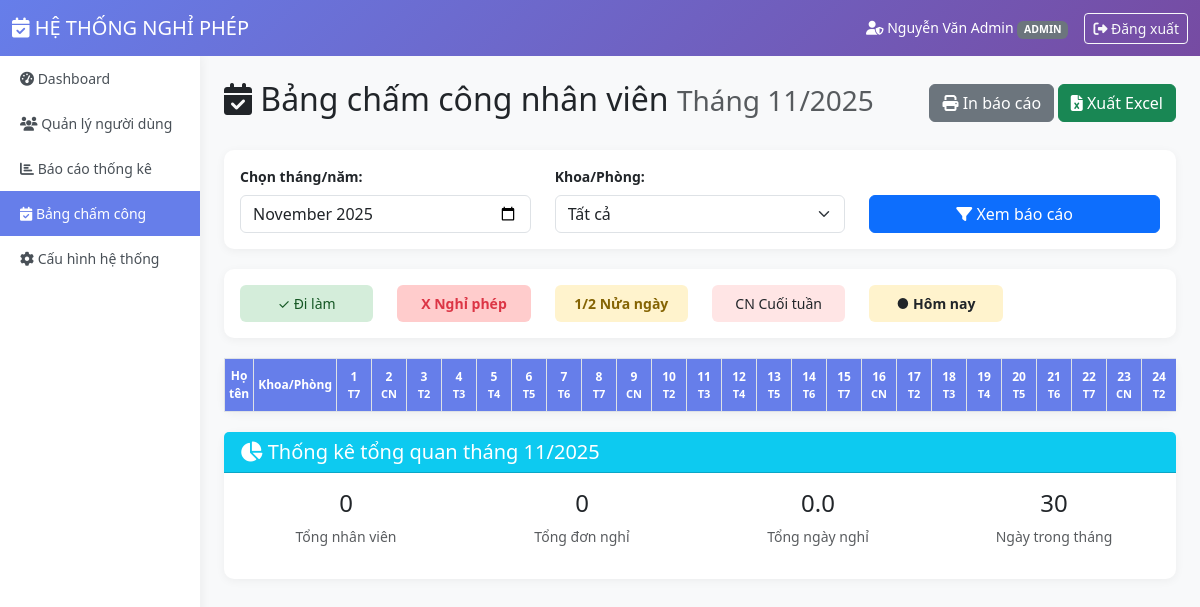
Before: /views/admin/employee_report.php?khoa_phong=Khoa Kinh tế (signed in) with the older database file.
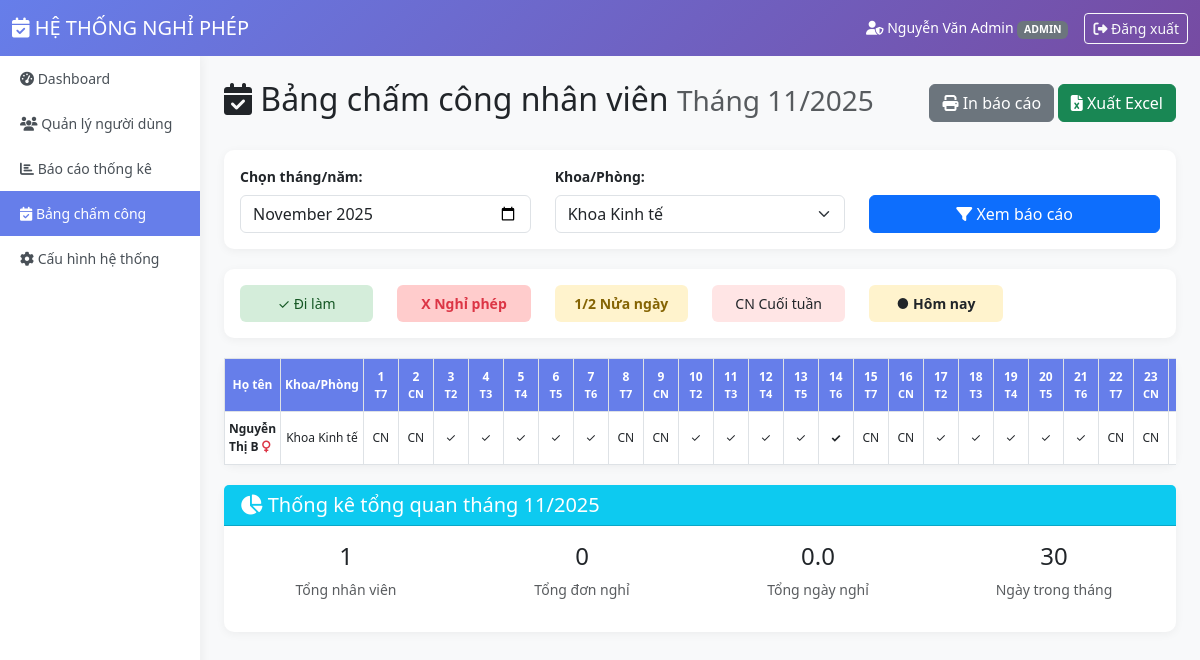
After: the same page with the newer database file.
### tables this page shows
CREATE TABLE `nguoidung` (
  `MaNguoiDung` varchar(50) NOT NULL,
  `TenDangNhap` varchar(50) NOT NULL,
  `MatKhau` varchar(255) NOT NULL,
  `HoTen` varchar(100) NOT NULL,
  `Email` varchar(100) NOT NULL,
  `GioiTinh` enum('Nam','Nu') DEFAULT 'Nam',
  `ViTri` varchar(100) NOT NULL,
  `KhoaPhong` varchar(100) DEFAULT NULL,
  `MaVaiTro` int(11) NOT NULL DEFAULT 2,
  `NamBatDauLamViec` datetime DEFAULT NULL,
  `SoNgayPhepNam` int(11) DEFAULT 12,
  `SoNgayPhepDaDung` decimal(5,1) DEFAULT 0.0,
  `SoNgayPhepTonNamTruoc` decimal(5,1) DEFAULT 0.0 COMMENT 'Số ngày phép tồn từ năm trước (chỉ dùng được trong Q1)',
  `NamPhepTon` int(11) DEFAULT NULL,
  `NgayTao` timestamp NOT NULL DEFAULT current_timestamp()
);

### includes/session.php (called while the page is built, shortened)
<?php
function isLoggedIn() {
    return isset($_SESSION['user_id']) && !empty($_SESSION['user_id']);
}
function hasRole($role) {
    return $_SESSION['role'] === $role;
}
?>

### views/admin/employee_report.php (the view, shortened to what the changed rows need)
<?php
require_once __DIR__ . '/../../includes/session.php';
$pdo = getDBConnection();
$currentUser = getCurrentUser();
$selectedMonth = isset($_GET['month']) ? $_GET['month'] : date('Y-m');
$selectedYear = date('Y', strtotime($selectedMonth . '-01'));
$selectedMonthNum = date('m', strtotime($selectedMonth . '-01'));
$khoaPhong = isset($_GET['khoa_phong']) ? $_GET['khoa_phong'] : 'all';
$daysInMonth = cal_days_in_month(CAL_GREGORIAN, $selectedMonthNum, $selectedYear);
$whereKhoaPhong = "";
$khoaPhongParam = null;
if (hasRole('MANAGER')) {
    $stmt = $pdo->prepare("SELECT KhoaPhong FROM NguoiDung WHERE MaNguoiDung = ?");
    $stmt->execute([$currentUser['id']]);
    $managerDept = $stmt->fetchColumn();
    $whereKhoaPhong = " AND n.KhoaPhong = ?";
    $khoaPhongParam = $managerDept;
} elseif ($khoaPhong !== 'all') {
    $whereKhoaPhong = " AND n.KhoaPhong = ?";
    $khoaPhongParam = $khoaPhong;
}
$sql = "
    SELECT
        n.MaNguoiDung,
        n.HoTen,
        n.Email,
        n.KhoaPhong,
        n.ViTri,
        n.GioiTinh,
        n.SoNgayPhepNam,
        n.SoNgayPhepDaDung,
        (n.SoNgayPhepNam - n.SoNgayPhepDaDung) as SoNgayPhepConLai,
        v.TenVaiTro
    FROM NguoiDung n
    JOIN VaiTro v ON n.MaVaiTro = v.MaVaiTro
    WHERE v.TenVaiTro = 'USER'
    $whereKhoaPhong
    ORDER BY n.KhoaPhong, n.HoTen
";
$stmt = $pdo->prepare($sql);
$params = [];
if ($khoaPhongParam) {
    $params[] = $khoaPhongParam;
}
$stmt->execute($params);
$employees = $stmt->fetchAll();
$leavesByUser = [];
function isDateInLeave($date, $leaves) {
    return ['isLeave' => false];
}
$danhSachKhoaPhong = $pdo->query("
    SELECT DISTINCT KhoaPhong
    FROM NguoiDung
    WHERE KhoaPhong IS NOT NULL
    ORDER BY KhoaPhong
")->fetchAll(PDO::FETCH_COLUMN);
?>
<!DOCTYPE html>
<html lang="vi">
<head>
    <link href="https://cdn.jsdelivr.net/npm/bootstrap@5.3.0/dist/css/bootstrap.min.css" rel="stylesheet">
    <link rel="stylesheet" href="https://cdnjs.cloudflare.com/ajax/libs/font-awesome/6.4.0/css/all.min.css">
</head>
<body>
    <div class="container-fluid">
        <div class="row">
            <div class="col-md-10 p-4">
                <div class="d-flex justify-content-between align-items-center mb-4">
                    <h2>
                        <i class="fas fa-calendar-check"></i> Bảng chấm công nhân viên
                        <small class="text-muted">Tháng <?= $selectedMonthNum ?>/<?= $selectedYear ?></small>
                    </h2>
                </div>
                <div class="card no-print">
                    <div class="card-body">
                        <form method="GET" action="">
                            <div class="row">
                                <?php if (hasRole('ADMIN')): ?>
                                <div class="col-md-4">
                                    <label class="form-label fw-bold">Khoa/Phòng:</label>
                                    <select class="form-select" name="khoa_phong">
                                        <option value="all" <?= $khoaPhong === 'all' ? 'selected' : '' ?>>Tất cả</option>
                                        <?php foreach ($danhSachKhoaPhong as $dept): ?>
                                        <option value="<?= htmlspecialchars($dept) ?>"
                                                <?= $khoaPhong === $dept ? 'selected' : '' ?>>
                                            <?= htmlspecialchars($dept) ?>
                                        </option>
                                        <?php endforeach; ?>
                                    </select>
                                </div>
                                <?php endif; ?>
                            </div>
                        </form>
                    </div>
                </div>
                <div class="card">
                    <div class="card-body p-0">
                        <div class="table-container">
                            <table class="table table-bordered attendance-table mb-0" id="attendanceTable">
                                <thead>
                                    <tr>
                                        <th rowspan="2" class="sticky-col" style="width: 150px;">Họ tên</th>
                                        <th rowspan="2" style="width: 120px;">Khoa/Phòng</th>
                                        <?php for ($day = 1; $day <= $daysInMonth; $day++): ?>
                                            <?php
                                            $currentDate = "$selectedYear-$selectedMonthNum-" . str_pad($day, 2, '0', STR_PAD_LEFT);
                                            $dayOfWeek = date('w', strtotime($currentDate));
                                            $isWeekend = ($dayOfWeek == 0 || $dayOfWeek == 6);
                                            $isToday = ($currentDate == date('Y-m-d'));
                                            $cellClass = $isWeekend ? 'weekend' : '';
                                            $cellClass .= $isToday ? ' today' : '';
                                            ?>
                                            <th class="day-cell <?= $cellClass ?>">
                                                <div><?= $day ?></div>
                                                <div class="day-header">
                                                    <?php
                                                    $dayNames = ['CN', 'T2', 'T3', 'T4', 'T5', 'T6', 'T7'];
                                                    echo $dayNames[$dayOfWeek];
                                                    ?>
                                                </div>
                                            </th>
                                        <?php endfor; ?>
                                    </tr>
                                </thead>
                                <tbody>
                                    <?php foreach ($employees as $employee): ?>
                                    <?php
                                    $userId = $employee['MaNguoiDung'];
                                    $userLeaves = isset($leavesByUser[$userId]) ? $leavesByUser[$userId] : [];
                                    ?>
                                    <tr>
                                        <td class="sticky-col text-start">
                                            <strong><?= htmlspecialchars($employee['HoTen']) ?></strong>
                                            <?php if ($employee['GioiTinh'] == 'Nu'): ?>
                                                <i class="fas fa-venus text-danger"></i>
                                            <?php endif; ?>
                                        </td>
                                        <td><?= htmlspecialchars($employee['KhoaPhong']) ?></td>
                                        <?php for ($day = 1; $day <= $daysInMonth; $day++): ?>
                                            <?php
                                            $currentDate = "$selectedYear-$selectedMonthNum-" . str_pad($day, 2, '0', STR_PAD_LEFT);
                                            $dayOfWeek = date('w', strtotime($currentDate));
                                            $isWeekend = ($dayOfWeek == 0 || $dayOfWeek == 6);
                                            $isToday = ($currentDate == date('Y-m-d'));
                                            $leaveInfo = isDateInLeave($currentDate, $userLeaves);
                                            $cellClass = '';
                                            $cellContent = '';
                                            $title = '';
                                            if ($isWeekend) {
                                                $cellClass = 'weekend';
                                                $cellContent = 'CN';
                                            } else {
                                                $cellClass = 'working';
                                                $cellContent = '✓';
                                                $title = 'Đi làm';
                                            }
                                            if ($isToday) {
                                                $cellClass .= ' today';
                                            }
                                            ?>
                                            <td class="day-cell <?= $cellClass ?>" title="<?= $title ?>">
                                                <?= $cellContent ?>
                                            </td>
                                        <?php endfor; ?>
                                    </tr>
                                    <?php endforeach; ?>
                                </tbody>
                            </table>
                        </div>
                    </div>
                </div>
                <div class="card">
                    <div class="card-body">
                        <div class="row text-center">
                            <div class="col-md-3">
                                <h4><?= count($employees) ?></h4>
                                <p class="text-muted">Tổng nhân viên</p>
                            </div>
                        </div>
                    </div>
                </div>
            </div>
        </div>
    </div>
</body>
</html>

Changed rows visible on the page:
added nguoidung: HoTen "Nguyễn Thị B", GioiTinh "Nu" (drawn), KhoaPhong "Khoa Kinh tế", cellContent "CN", MaNguoiDung "✓"
Other visible differences:
form field khoa_phong: "Tất cả" → "Khoa Kinh tế"
count($employees): "0" → "1"
list line gone: "24 T2"
